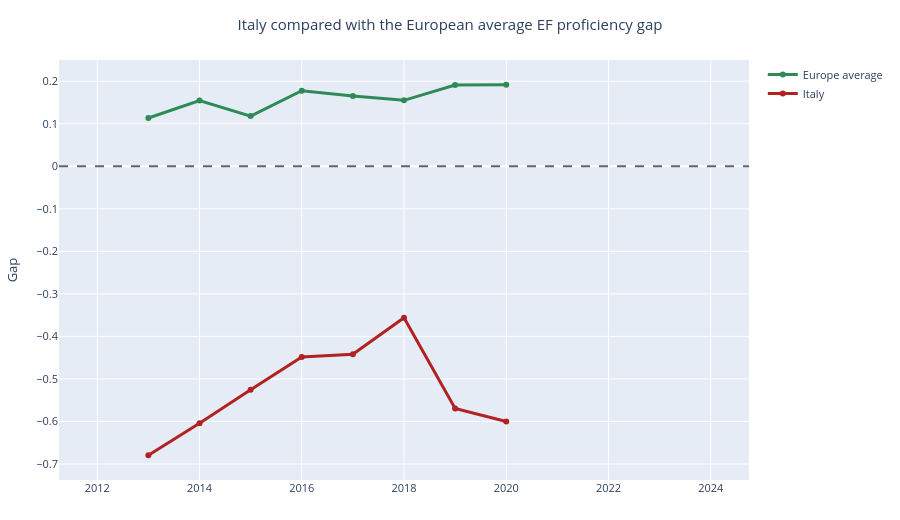

The notebook cell this image was saved under:
### Markdown cell above
## 3. Evolution over time

Animated choropleth showing year-by-year changes in the gap across Europe—reveals temporal patterns and geographic consistency.

### Code cell
# Italy vs European average through time

yearly_country = (
    df.groupby(['year', 'iso3'], as_index=False)['gap_pct']
    .mean()
)

europe_avg = (
    df.groupby('year', as_index=False)['gap_pct']
    .mean()
)

italy = yearly_country[
    yearly_country['iso3'] == 'ITA'
]

fig = go.Figure()

# Europe average
fig.add_trace(
    go.Scatter(
        x=europe_avg['year'],
        y=europe_avg['gap_pct'],
        mode='lines+markers',
        name='Europe average',
        line=dict(color='#2E8B57', width=3)
    )
)

# Italy
fig.add_trace(
    go.Scatter(
        x=italy['year'],
        y=italy['gap_pct'],
        mode='lines+markers',
        name='Italy',
        line=dict(color='#B22222', width=3)
    )
)

# Neutral reference
fig.add_hline(
    y=0,
    line_dash='dash',
    line_color='black',
    opacity=0.6
)

fig.update_layout(
    title='Italy compared with the European average EF proficiency gap',
    yaxis_title='Gap'
)

apply_standard_layout(fig, height=520)

fig.show()

### Figure 1 — Plotly figure (JSON) as saved in the notebook; plotly's stock layout.template omitted (floating-point values rounded to 4 significant figures)
{"data": [{"line": {"color": "#2E8B57", "width": 3}, "mode": "lines+markers", "name": "Europe average", "type": "scatter", "x": [2012, 2013, 2014, 2015, 2016, 2017, 2018, 2019, 2020, 2021, 2022, 2023, 2024], "y": [NaN, 0.1135, 0.1545, 0.118, 0.1776, 0.165, 0.1551, 0.1909, 0.1917, NaN, NaN, NaN, NaN]}, {"line": {"color": "#B22222", "width": 3}, "mode": "lines+markers", "name": "Italy", "type": "scatter", "x": [2013, 2014, 2015, 2016, 2017, 2018, 2019, 2020, 2021, 2022, 2023, 2024], "y": [-0.6795, -0.604, -0.5253, -0.4483, -0.4419, -0.3563, -0.5695, -0.6, NaN, NaN, NaN, NaN]}], "layout": {"coloraxis": {"colorbar": {"len": 0.75, "thickness": 14}}, "font": {"size": 11}, "height": 520, "margin": {"b": 40, "l": 40, "r": 40, "t": 60}, "shapes": [{"line": {"color": "black", "dash": "dash"}, "opacity": 0.6, "type": "line", "x0": 0, "x1": 1, "xref": "x domain", "y0": 0, "y1": 0, "yref": "y"}], "title": {"text": "Italy compared with the European average EF proficiency gap", "x": 0.5}, "yaxis": {"title": {"text": "Gap"}}}}
